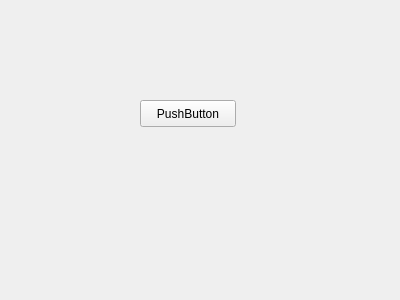
<?xml version="1.0" encoding="UTF-8"?>
<ui version="4.0">
 <class>Form</class>
 <widget class="QWidget" name="Form">
  <property name="geometry">
   <rect>
    <x>0</x>
    <y>0</y>
    <width>400</width>
    <height>300</height>
   </rect>
  </property>
  <property name="windowTitle">
   <string>Form</string>
  </property>
  <widget class="QPushButton" name="btn">
   <property name="geometry">
    <rect>
     <x>140</x>
     <y>100</y>
     <width>96</width>
     <height>27</height>
    </rect>
   </property>
   <property name="text">
    <string>PushButton</string>
   </property>
  </widget>
 </widget>
 <resources/>
 <connections/>
</ui>
